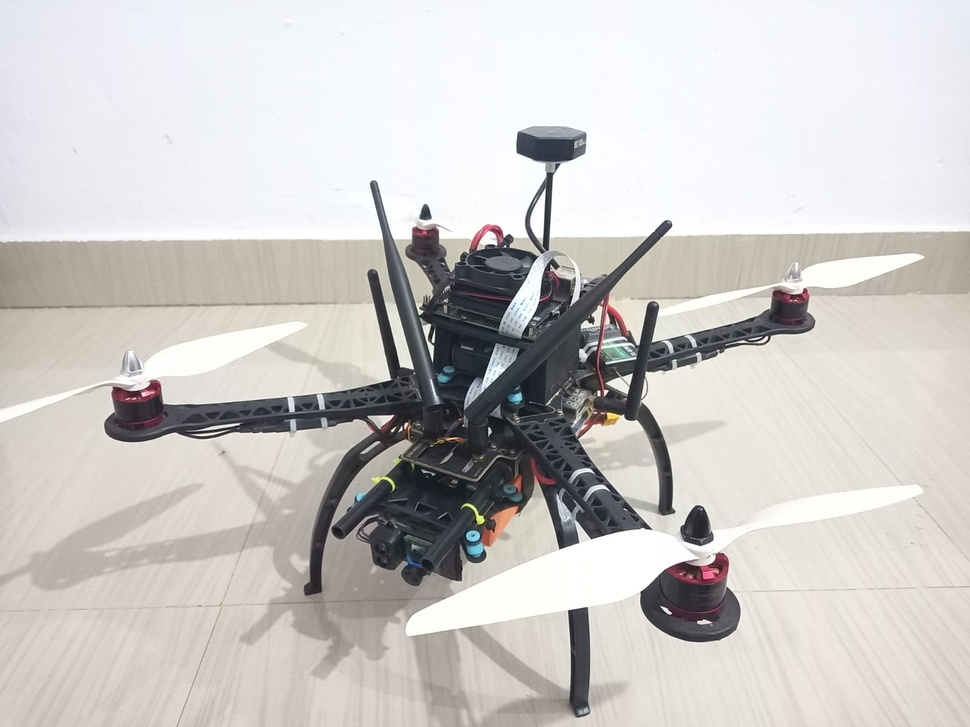
#> input picture image1.jpeg, 970 x 727 px, shrunk from 1600 x 1200 before the run
$ python -i image_processing.py   (imports and definitions only)
#> lines starting #> are read from the running program, lines starting #| are printed output that depends on the picture
#> further down, picture is the input picture: shape (727, 970, 3); mean B, G, R 198.8, 201, 203.9
import cv2
import argparse
import sys
import math

def determine_midpoint(shape_data):
    # Determines the midpoint of a given shape.
    shape_moments = cv2.moments(shape_data)
    mid_x = int(shape_moments['m10'] / shape_moments['m00'])
    mid_y = int(shape_moments['m01'] / shape_moments['m00'])
    return (mid_x, mid_y)

def measure_distance(point_a, point_b):
    # Measures the Euclidean distance between two pointinates.
    return math.sqrt((point_a[0] - point_b[0]) ** 2 + (point_a[1] - point_b[1]) ** 2)

def measure_axis_deviation(value_a, value_b):
    # Measures the deviation between two values on a single axis.
    return value_b - value_a

def check_pointinate_in_region(point, boundary_left, boundary_right, boundary_top, boundary_bottom):
    # Checks if a pointinate lies within a specified region.
    if boundary_left < point[0] and point[0] < boundary_right and boundary_top < point[1] and point[1] < boundary_bottom:
        return True
    else:
        return False

def handle_frame_data(image_data):
    # Processes the image data to identify and annotate shapes.

    monochrome = cv2.cvtColor(image_data, cv2.COLOR_BGR2GRAY)
    shape_list, hierarchy_info = cv2.findContours(monochrome, cv2.RETR_EXTERNAL, cv2.CHAIN_APPROX_SIMPLE)
#> shape_list = [[[0, 0], [0, 726], [969, 726], [969, 0]]]

    image_midpoint = (round(image_data.shape[1] / 2), round(image_data.shape[0] / 2))
#> image_midpoint = (485, 364)

    selected_shapes = []
    for shape_item in shape_list:
        shape_size = cv2.contourArea(shape_item)
        print(shape_size)
        if shape_size > 100000.0:
            selected_shapes.append(shape_item)
#> this loop made 1 pass
#> (shape_item, shape_size) on pass 1: ([[0, 0], [0, 726], [969, 726], [969, 0]], 703494)
#| 703494.0
#> after the loop, selected_shapes = [[[0, 0], [0, 726], [969, 726], [969, 0]]]

    shape_counter = 0
    chosen_target = ((image_midpoint[0], image_midpoint[1]), 0)
#> chosen_target = ((485, 364), 0)
    if len(selected_shapes) > 1:
        for shape_item in selected_shapes:
            shape_midpoint = determine_midpoint(shape_item)
            if shape_counter == 0:
                shape_midpoint = determine_midpoint(shape_item)
                distance_measure = measure_distance(shape_midpoint, image_midpoint)
                chosen_target = (shape_midpoint, distance_measure)
            else:
                current_measure = measure_distance(shape_midpoint, image_midpoint)
                if abs(chosen_target[1]) > abs(current_measure):
                    shape_midpoint = determine_midpoint(shape_item)
                    chosen_target = (shape_midpoint, current_measure)
            shape_counter += 1

    elif len(selected_shapes) == 1:
        shape_midpoint = determine_midpoint(selected_shapes[0])
#> in determine_midpoint, `shape_moments = cv2.moments(shape_data)`: shape_moments = moments, m00 703494, centre m10/m00, m01/m00 = (484.5, 363)
#> in determine_midpoint, `mid_x = int(shape_moments['m10'] / shape_moments['m00'])`: mid_x = 484
#> in determine_midpoint, `mid_y = int(shape_moments['m01'] / shape_moments['m00'])`: mid_y = 363
#> shape_midpoint = (484, 363)
        distance_measure = measure_distance(shape_midpoint, image_midpoint)
#> distance_measure = 1.41
        chosen_target = (shape_midpoint, distance_measure)
#> chosen_target = ((484, 363), 1.41)

    else:
        cv2.putText(image_data, "NO OBJECT", (50, 50), cv2.FONT_HERSHEY_SIMPLEX, 1, (0, 0, 255), 3, cv2.LINE_AA)

    cv2.circle(image_data, chosen_target[0], 20, (0, 0, 255), thickness=-1, lineType=8, shift=0)
    cv2.putText(image_data, str(chosen_target[1]), (50, 50), cv2.FONT_HERSHEY_SIMPLEX, 1, (0, 0, 255), 3, cv2.LINE_AA)
    cv2.line(image_data, image_midpoint, chosen_target[0], (255, 0, 0), thickness=10, lineType=8, shift=0)
#> image_data: shape (727, 970, 3); mean B, G, R 197.1, 199.4, 204.2

    cv2.circle(image_data, image_midpoint, 20, (0, 255, 0), thickness=-1, lineType=8, shift=0)

    cv2.drawContours(image_data, selected_shapes, -1, (255, 255, 255), 3)
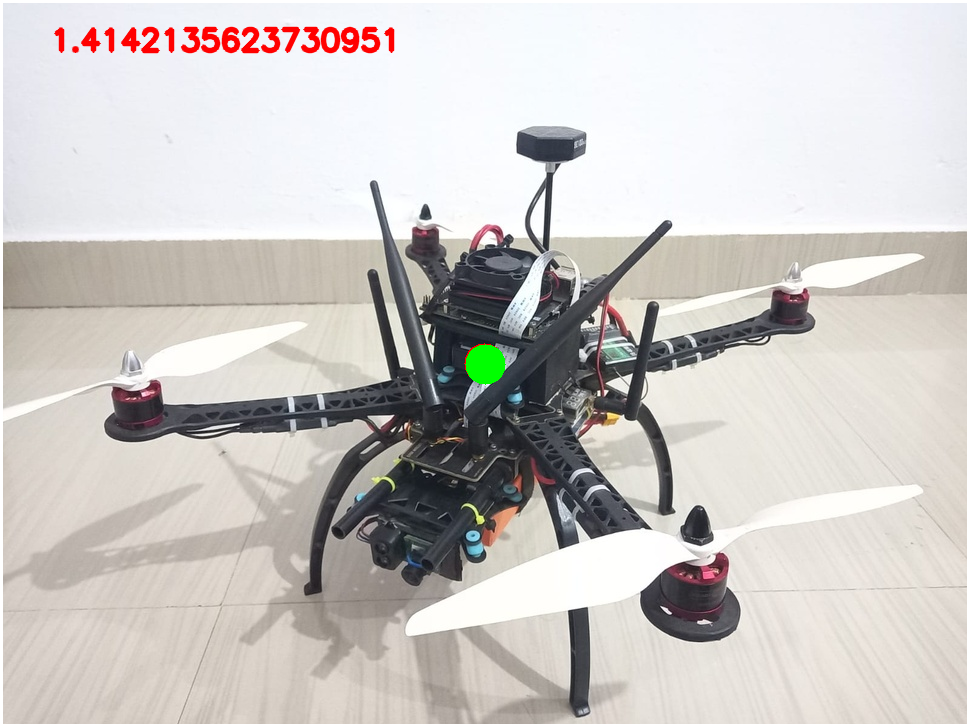
#> image_data: shape (727, 970, 3); mean B, G, R 197.6, 200.4, 204.3

    return image_data

>>> import cv2
>>> picture = cv2.imread('../image1.jpeg')
>>> result = handle_frame_data(picture)

$ run again, on image2.jpeg
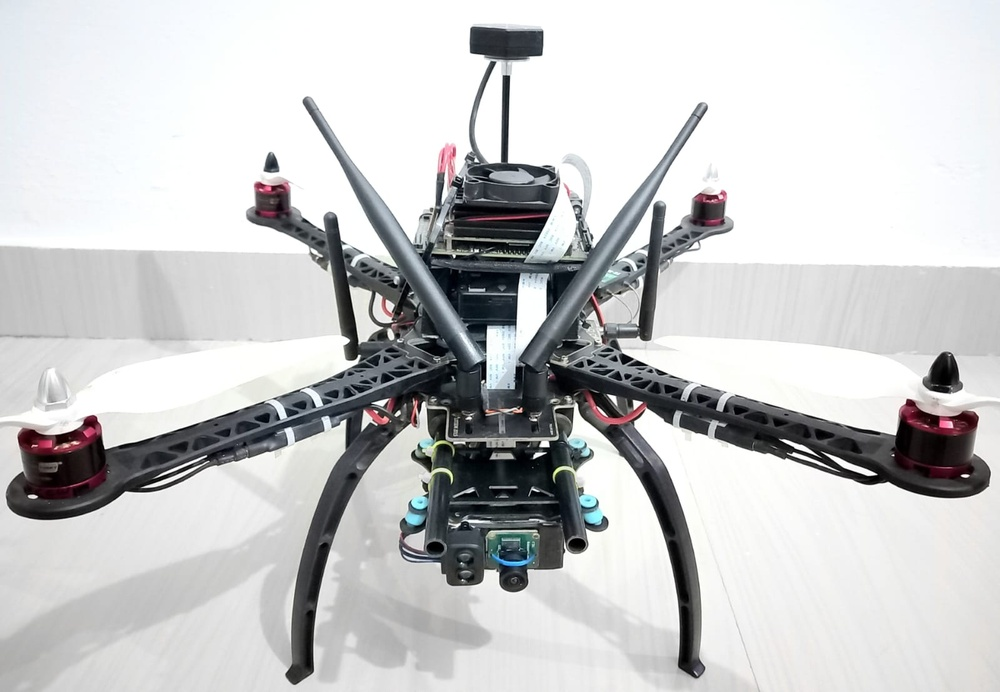
#> input picture image2.jpeg, 1000 x 692 px, shrunk from 1600 x 1107 before the run
#> picture is the input picture: shape (692, 1000, 3); mean B, G, R 201.3, 200.6, 200
#> shape_list = [[[0, 0], [0, 691], [999, 691], [999, 0]]]
#> the loop in handle_frame_data, `for shape_item in shape_list:` made 1 pass
#> (shape_item, shape_size) on pass 1: ([[0, 0], [0, 691], [999, 691], [999, 0]], 690309)
#> (printed output is left out)
#> shape_moments = moments, m00 690309, centre m10/m00, m01/m00 = (499.5, 345.5)
#> mid_x = 499
#> mid_y = 345
#> shape_midpoint = (499, 345)
#> distance_measure = 1.41
#> in handle_frame_data, `chosen_target = (shape_midpoint, distance_measure)`: chosen_target = ((499, 345), 1.41)
#> in handle_frame_data, `cv2.drawContours(image_data, selected_shapes, -1, (255, 255, 255), 3)`:
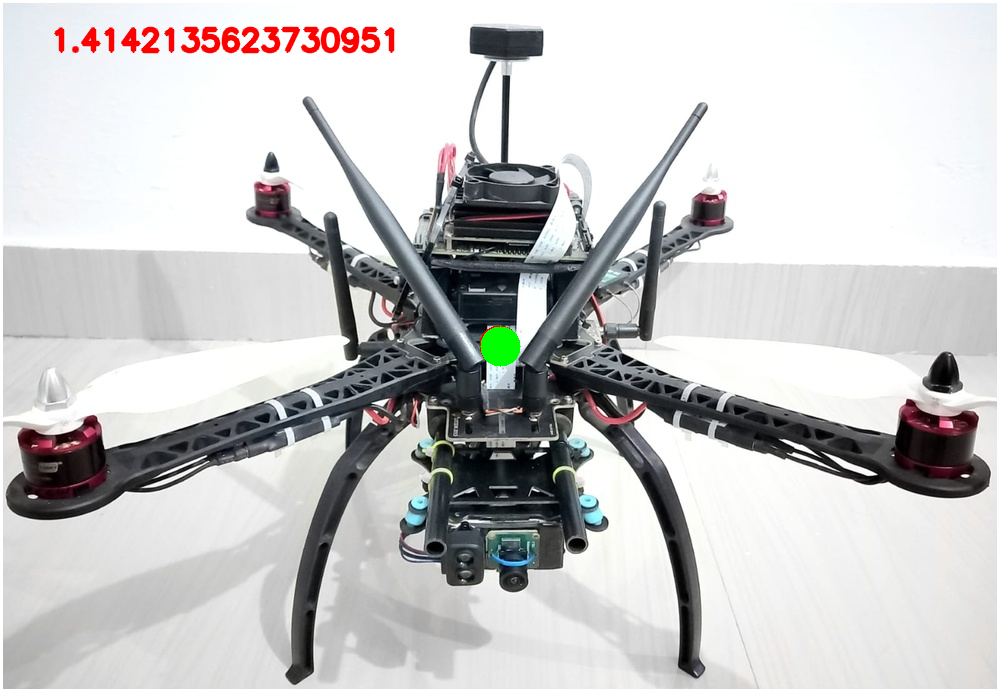
#> image_data: shape (692, 1000, 3); mean B, G, R 199.6, 199.4, 200
